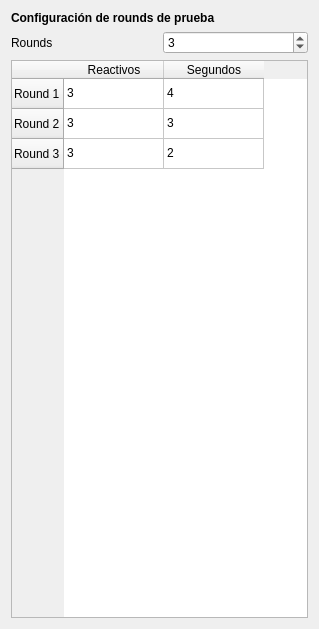
      <widget class="QWidget" name="scrollAreaWidgetContents_4">
       <property name="geometry">
        <rect>
         <x>0</x>
         <y>0</y>
         <width>319</width>
         <height>629</height>
        </rect>
       </property>
       <layout class="QVBoxLayout" name="verticalLayout_4">
        <item>
         <widget class="QLabel" name="label_10">
          <property name="font">
           <font>
            <pointsize>9</pointsize>
            <weight>75</weight>
            <bold>true</bold>
           </font>
          </property>
          <property name="text">
           <string>Configuración de rounds de prueba</string>
          </property>
         </widget>
        </item>
        <item>
         <layout class="QHBoxLayout" name="horizontalLayout_3">
          <item>
           <widget class="QLabel" name="label_5">
            <property name="text">
             <string>Rounds</string>
            </property>
           </widget>
          </item>
          <item>
           <widget class="QSpinBox" name="spinBoxRounds_prueba">
            <property name="minimum">
             <number>1</number>
            </property>
            <property name="value">
             <number>3</number>
            </property>
           </widget>
          </item>
         </layout>
        </item>
        <item>
         <widget class="QTableWidget" name="tableDatos_prueba">
          <property name="sizeAdjustPolicy">
           <enum>QAbstractScrollArea::AdjustToContentsOnFirstShow</enum>
          </property>
          <property name="rowCount">
           <number>3</number>
          </property>
          <property name="columnCount">
           <number>2</number>
          </property>
          <row>
           <property name="text">
            <string>Round 1</string>
           </property>
          </row>
          <row>
           <property name="text">
            <string>Round 2</string>
           </property>
          </row>
          <row>
           <property name="text">
            <string>Round 3</string>
           </property>
          </row>
          <column>
           <property name="text">
            <string>Reactivos</string>
           </property>
          </column>
          <column>
           <property name="text">
            <string>Segundos</string>
           </property>
          </column>
          <item row="0" column="0">
           <property name="text">
            <string>3</string>
           </property>
          </item>
          <item row="0" column="1">
           <property name="text">
            <string>4</string>
           </property>
          </item>
          <item row="1" column="0">
           <property name="text">
            <string>3</string>
           </property>
          </item>
          <item row="1" column="1">
           <property name="text">
            <string>3</string>
           </property>
          </item>
          <item row="2" column="0">
           <property name="text">
            <string>3</string>
           </property>
          </item>
          <item row="2" column="1">
           <property name="text">
            <string>2</string>
           </property>
          </item>
         </widget>
        </item>
       </layout>
      </widget>
